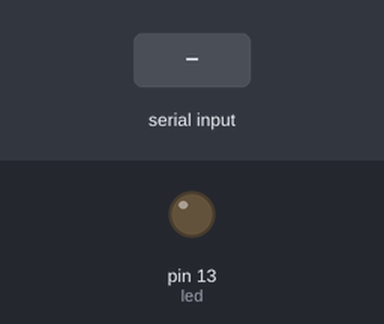
Bench run of a sketch on a simulated Arduino Uno, built with avr-gcc and run on an emulated ATmega328P. On the bench: output pins drawn as LEDs (lit = HIGH). Inputs (shaded band) come from the test bench. What the sketch prints to the serial monitor is not drawn.

Above: at 1.2 s.
1.3 s: "1" received over Serial
At 2.5 s:
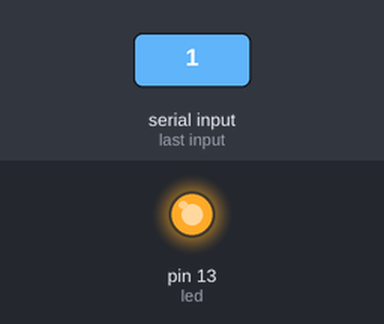
2.8 s: "0" received over Serial
At 3.8 s:
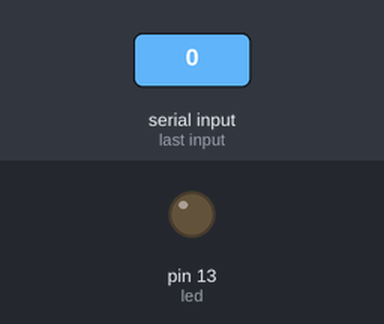
Timing chart, 0 to 5.8 s (numbered marks = the images above; inputs shaded):
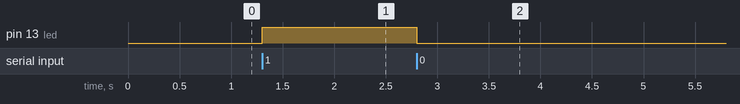

Measured:
- after the input at 1.3 s, pin 13 (led): LOW → HIGH at once
- after the input at 2.8 s, pin 13 (led): HIGH → LOW after 0.00 s instead of 6.5 s

The sketch:

stop_dcmotor.ino
```cpp
long previousMillis = 0; // 이전 시간 변수 previousMillis 선언
long interval = 8000; // 시간 간격 변수 interval 선언

int led = 13; // 아두이노 우노에 부착되어 있는 LED 13번 선언

void setup() {

  pinMode(led, OUTPUT); // led를 출력모드로 설정

  Serial.begin(9600); // 시리얼 통신을 위한 보드레이트 설정
}

void loop() {

  unsigned long currentMillis = millis(); // 현재 시간 측정

  char c = Serial.read(); //시리얼 정보를 받아 c에 내용 저장

  if (c == '1') { // 만약 c가 1이라면

    previousMillis = currentMillis; // 이전시간에 현재시간 값을 넣기
    digitalWrite(led, HIGH); // led가 켜지도록 설정
    Serial.println("불이 켜졌다"); // 시리얼 모니터에 "불이 켜졌다" 출력
  }

  else if (c == '0') { // 만약 c가 0이라면
    digitalWrite(led, LOW); // led가 꺼지도록 설정
    Serial.println("불이 중간에 꺼졌다"); // 시리얼 모니터에 "불이 중간에 꺼졌다" 출력
  }

  //만약 현재시간에서 이전 시간을 빼었을때 interval(5000)값보다 크다면
  // = 5초의 시간이 흘렀다면
  if (currentMillis - previousMillis > interval){
    digitalWrite(led, LOW); // led가 꺼지도록 설정
    Serial.println("불이 꺼졌다"); // 시리얼 모니터에 "불이 꺼졌다" 출력
  }
}
```
